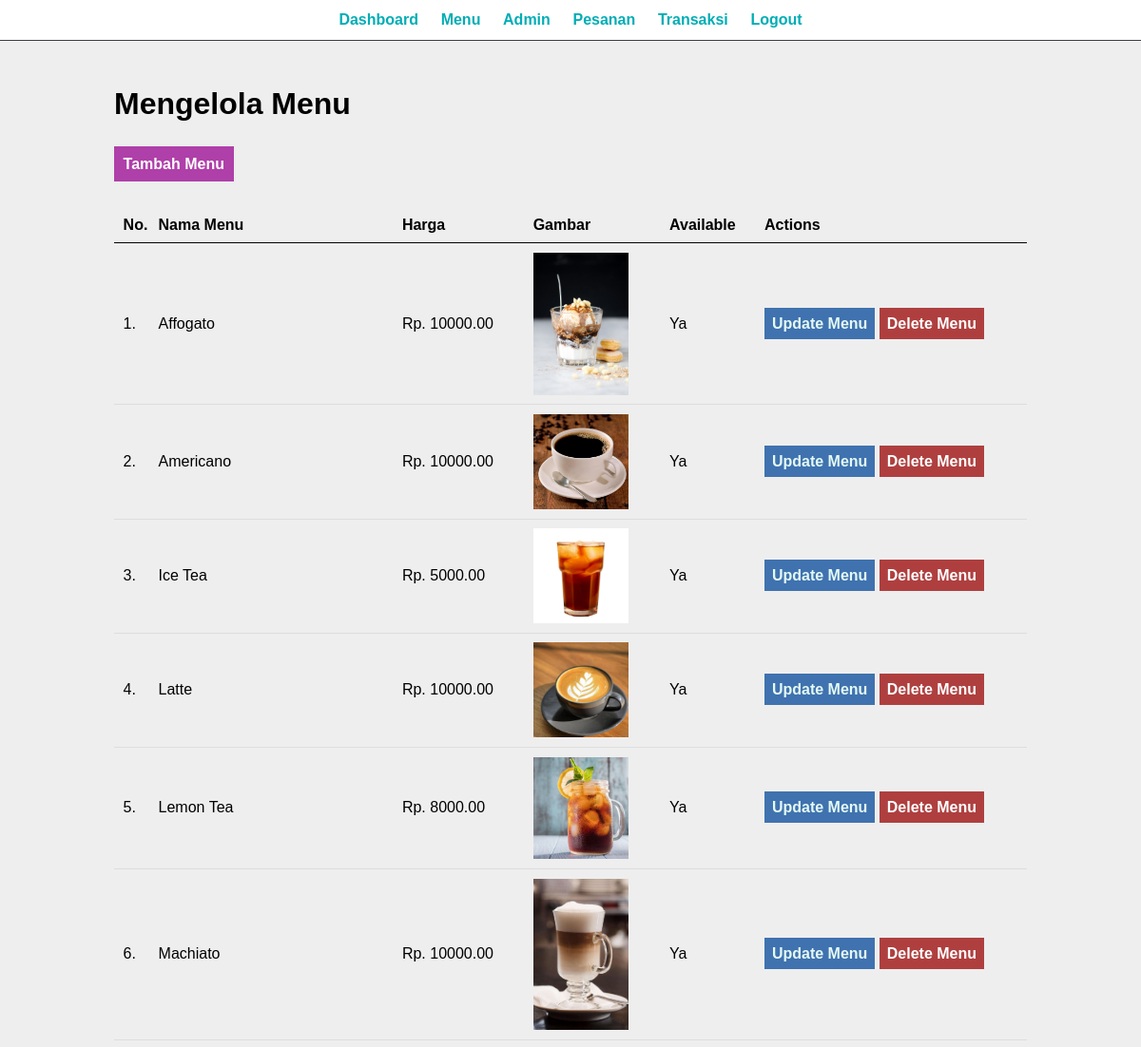
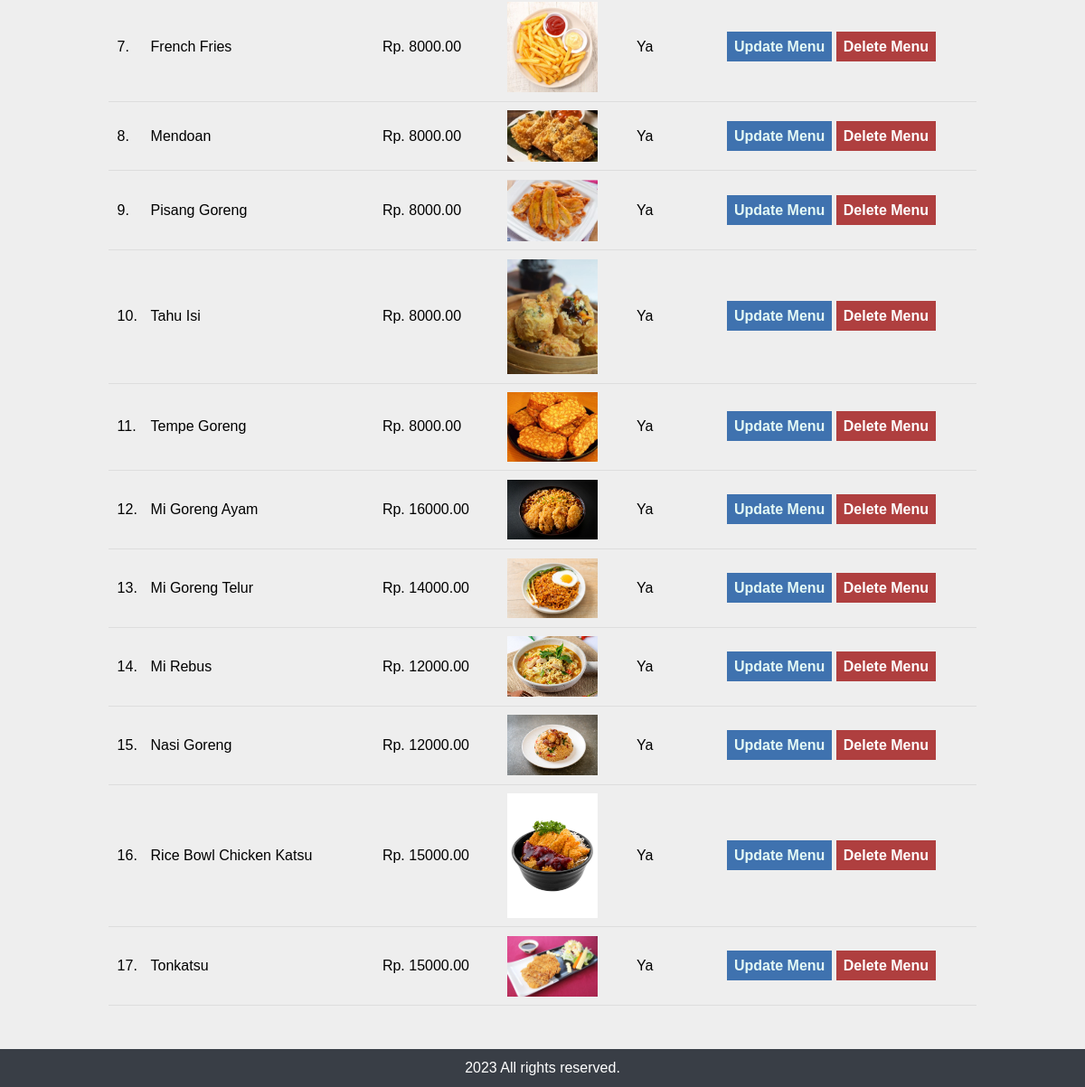
The page /newtobencafe-system/admin/manage-menu.php (signed in) on the database its author committed (2 pictures, top to bottom).
### tables this page shows
CREATE TABLE `data_menu` (
  `id_menu` int(10) UNSIGNED NOT NULL,
  `menu_name` varchar(100) NOT NULL,
  `description` text NOT NULL,
  `price` decimal(10,2) NOT NULL,
  `image_name` varchar(100) NOT NULL,
  `available` varchar(10) NOT NULL
);

### newtobencafe-system/admin/manage-menu.php (the view, shortened to what this page needs)
<?php include('partials/menu.php'); ?>
<div class="main-content">
    <div class="wrapper">
        <h1>Mengelola Menu</h1>
        <br /><br />
                <a href="<?php echo SITEURL; ?>admin/add-menu.php" class="btn-primary">Tambah Menu</a>
                <br /><br /><br />
                <table class="tbl-full">
                    <tr>
                        <th>No.</th>
                        <th>Nama Menu</th>
                        <th>Harga</th>
                        <th>Gambar</th>
                        <th>Available</th>
                        <th>Actions</th>
                    </tr>
                    <?php
                        $sql = "SELECT * FROM data_menu";
                        $res = mysqli_query($conn, $sql);
                        $count = mysqli_num_rows($res);
                        $sn=1;
                        if($count>0)
                        {
                            while($row=mysqli_fetch_assoc($res))
                            {
                                $id_menu = $row['id_menu'];
                                $menu_name = $row['menu_name'];
                                $price = $row['price'];
                                $image_name = $row['image_name'];
                                $available = $row['available'];
                                ?>
                                <tr>
                                    <td><?php echo $sn++; ?>. </td>
                                    <td><?php echo $menu_name; ?></td>
                                    <td>Rp. <?php echo $price; ?></td>
                                    <td>
                                        <?php
                                            if($image_name=="")
                                            {
                                                echo "<div class='error'>Gambar Tidak Ditambahkan.</div>";
                                            }
                                            else
                                            {
                                                ?>
                                                <img src="<?php echo SITEURL; ?>images/food/<?php echo $image_name; ?>" width="100px">
                                                <?php
                                            }
                                        ?>
                                    </td>
                                    <td><?php echo $available; ?></td>
                                    <td>
                                        <a href="<?php echo SITEURL; ?>admin/update-menu.php?id_menu=<?php echo $id_menu; ?>" class="btn-secondary">Update Menu</a>
                                        <a href="<?php echo SITEURL; ?>admin/delete-menu.php?id_menu=<?php echo $id_menu; ?>&image_name=<?php echo $image_name; ?>" class="btn-danger">Delete Menu</a>
                                    </td>
                                </tr>
                                <?php
                            }
                        }
                        else
                        {
                            echo "<tr> <td colspan='7' class='error'> Menu Belum Ditambahkan. </td> </tr>";
                        }
                    ?>
                </table>
    </div>
</div>
<?php include('partials/footer.php'); ?>

### newtobencafe-system/admin/uiadmin.css (style rules this page uses)
* { margin: 0; padding: 0; font-family: Arial, Helvetica, sans-serif; }
.wrapper { padding: 1%; width: 80%; margin: 0 auto; }
.tbl-full { width: 100%; }
table { border-collapse: collapse; width: 100%; }
th, td { padding: 8px; text-align: left; border-bottom: 1px solid #ddd; }
table tr th { border-bottom: 1px solid black; padding: 1%; text-align: left; }
table tr td { padding: 1%; }
.btn-primary { background-color: #af3fa9; padding: 1%; color: #ffffff; text-decoration: none; font-weight: bold; }
.btn-secondary { background-color: #3F72AF; padding: 3%; color: #E4F9F5; text-decoration: none; font-weight: bold; }
.btn-danger { background-color: #af3f3f; padding: 3%; color: white; text-decoration: none; font-weight: bold; }
.main-content { background-color: #EEEEEE; padding: 3% 0; }

### rows shown on the page
data_menu: menu_name "Affogato", price "10000.00", image_name (picture), available "Ya"
data_menu: menu_name "Americano", price "10000.00", image_name (picture), available "Ya"
data_menu: menu_name "Ice Tea", price "5000.00", image_name (picture), available "Ya"
data_menu: menu_name "Latte", price "10000.00", image_name (picture), available "Ya"
data_menu: menu_name "Lemon Tea", price "8000.00", image_name (picture), available "Ya"
data_menu: menu_name "Machiato", price "10000.00", image_name (picture), available "Ya"
data_menu: menu_name "French Fries", price "8000.00", image_name (picture), available "Ya"
data_menu: menu_name "Mendoan", price "8000.00", image_name (picture), available "Ya"
data_menu: menu_name "Pisang Goreng", price "8000.00", image_name (picture), available "Ya"
data_menu: menu_name "Tahu Isi", price "8000.00", image_name (picture), available "Ya"
data_menu: menu_name "Tempe Goreng", price "8000.00", image_name (picture), available "Ya"
data_menu: menu_name "Mi Goreng Ayam", price "16000.00", image_name (picture), available "Ya"
data_menu: menu_name "Mi Goreng Telur", price "14000.00", image_name (picture), available "Ya"
data_menu: menu_name "Mi Rebus", price "12000.00", image_name (picture), available "Ya"
data_menu: menu_name "Nasi Goreng", price "12000.00", image_name (picture), available "Ya"
data_menu: menu_name "Rice Bowl Chicken Katsu", price "15000.00", image_name (picture), available "Ya"
data_menu: menu_name "Tonkatsu", price "15000.00", image_name (picture), available "Ya"
